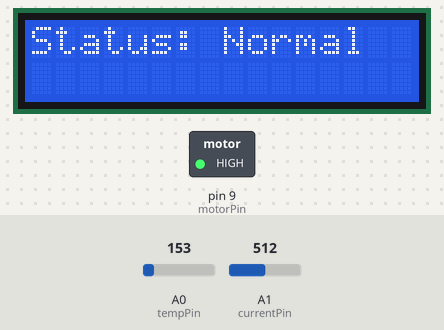
This sketch was run on a simulated Arduino Uno, built with avr-gcc and run on an emulated ATmega328P. Parts: 16×2 character LCD, switched loads named in the sketch (green lamp = pin HIGH). The inputs (shaded band) are chosen by the test bench; at power-on: A0 (tempPin) = 153, A1 (currentPin) = 512.

Above: at 1.2 s.
1.3 s: A0 (tempPin) set to 193
3.2 s: A0 (tempPin) set to 214
At 5.0 s:
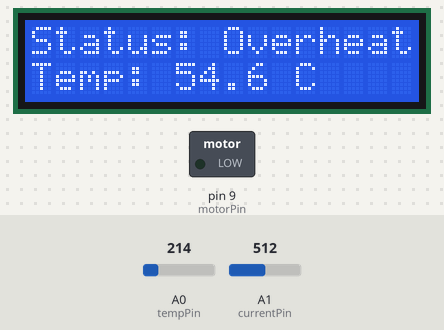
5.5 s: A0 (tempPin) set to 191
At 7.0 s:
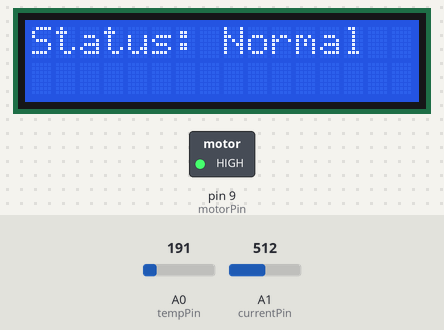
7.6 s: A1 (currentPin) set to 598
9.3 s: A1 (currentPin) set to 624
At 10.8 s:
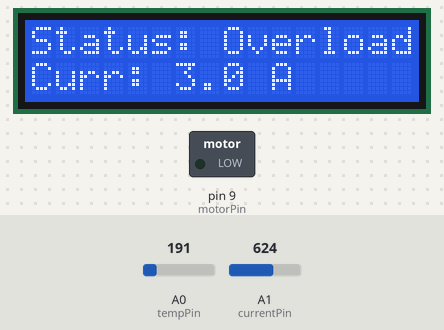
11.6 s: A1 (currentPin) set to 40
At 12.8 s:
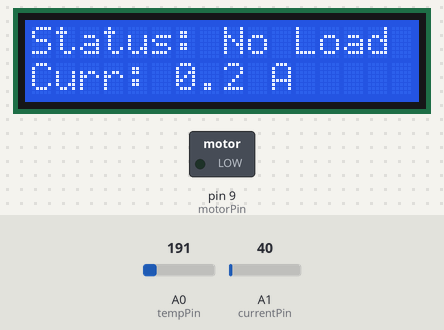
Timing chart, 0 to 14.6 s (numbered marks = the images above; inputs shaded):
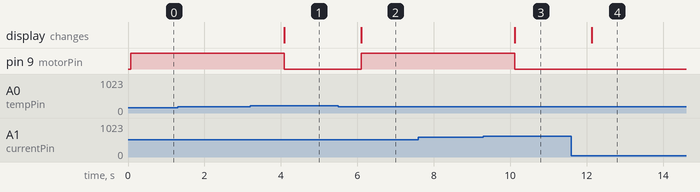

Measured:
- the behaviour switches between 204 and 205 on A0 (tempPin) (found by bisection; images 0 and 1)
- the behaviour switches between 615 and 616 on A1 (currentPin) (found by bisection; images 2 and 3)
- after the input at 1.3 s, every drawn part: stays the same
- after the input at 3.2 s, pin 9 (motorPin): HIGH → LOW after 0.89 s; the display: changes after 0.89 s (image 1)
- after the input at 5.5 s, pin 9 (motorPin): LOW → HIGH after 0.60 s; the display: changes after 0.60 s (image 2)
- after the input at 7.6 s, every drawn part: stays the same
- after the input at 9.3 s, pin 9 (motorPin): HIGH → LOW after 0.82 s; the display: changes after 0.82 s (image 3)
- after the input at 11.6 s, the display: changes after 0.53 s (image 4)

The sketch:

Preventive_Maintenance_System.ino
```cpp
#include <LiquidCrystal.h>

const int tempPin = A0;          // TMP36 Temperature sensor
const int currentPin = A1;       // Simulated current sensor (potentiometer)
const int motorPin = 9;          // NPN transistor base connected via resistor

LiquidCrystal lcd(12, 11, 5, 4, 3, 2);

String status = "Normal";

void setup() {
  lcd.begin(16, 2);
  pinMode(motorPin, OUTPUT);
  Serial.begin(9600);
}

void loop() {
  // Read and convert temperature
  int tempReading = analogRead(tempPin);
  float voltage = tempReading * (5.0 / 1023.0);
  float temperature = (voltage - 0.5) * 100;

  // Simulate current reading from potentiometer
  int currentReading = analogRead(currentPin);
  float current = map(currentReading, 0, 1023, 0, 500) / 100.0; // 0 to 5A

  // Determine system status
  bool overheat = temperature > 50;
  bool overload = current > 3.0;
  bool noLoad = current < 0.2;

  lcd.clear();

  if (overheat) {
    status = "Overheat";
    lcd.setCursor(0, 0);
    lcd.print("Status: Overheat");
    lcd.setCursor(0, 1);
    lcd.print("Temp: "); lcd.print(temperature, 1); lcd.print(" C");
  }
  else if (overload) {
    status = "Overload";
    lcd.setCursor(0, 0);
    lcd.print("Status: Overload");
    lcd.setCursor(0, 1);
    lcd.print("Curr: "); lcd.print(current, 1); lcd.print(" A");
  }
  else if (noLoad) {
    status = "No Load";
    lcd.setCursor(0, 0);
    lcd.print("Status: No Load");
    lcd.setCursor(0, 1);
    lcd.print("Curr: "); lcd.print(current, 1); lcd.print(" A");
  }
  else {
    status = "Normal";
    lcd.setCursor(0, 0);
    lcd.print("Status: Normal  ");
    // Second line left blank
  }

  // Motor Control
  if (status == "Normal") {
    digitalWrite(motorPin, HIGH); // Motor ON
  } else {
    digitalWrite(motorPin, LOW);  // Motor OFF on fault
  }

  delay(1000); // 1 second delay
}
```
